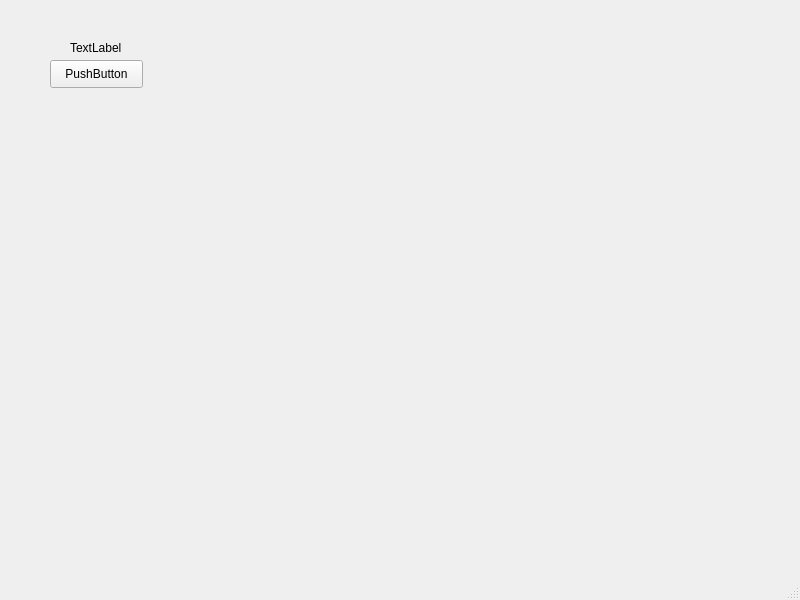
<?xml version="1.0" encoding="UTF-8"?>
<ui version="4.0">
 <class>MainWindow</class>
 <widget class="QMainWindow" name="MainWindow">
  <property name="geometry">
   <rect>
    <x>0</x>
    <y>0</y>
    <width>800</width>
    <height>600</height>
   </rect>
  </property>
  <property name="windowTitle">
   <string>MainWindow</string>
  </property>
  <widget class="QWidget" name="centralwidget">
   <widget class="QPushButton" name="pushButton">
    <property name="geometry">
     <rect>
      <x>50</x>
      <y>60</y>
      <width>93</width>
      <height>28</height>
     </rect>
    </property>
    <property name="text">
     <string>PushButton</string>
    </property>
   </widget>
   <widget class="QLabel" name="label">
    <property name="geometry">
     <rect>
      <x>70</x>
      <y>40</y>
      <width>55</width>
      <height>16</height>
     </rect>
    </property>
    <property name="text">
     <string>TextLabel</string>
    </property>
   </widget>
  </widget>
  <widget class="QMenuBar" name="menubar">
   <property name="geometry">
    <rect>
     <x>0</x>
     <y>0</y>
     <width>800</width>
     <height>26</height>
    </rect>
   </property>
  </widget>
  <widget class="QStatusBar" name="statusbar"/>
 </widget>
 <resources/>
 <connections/>
</ui>
